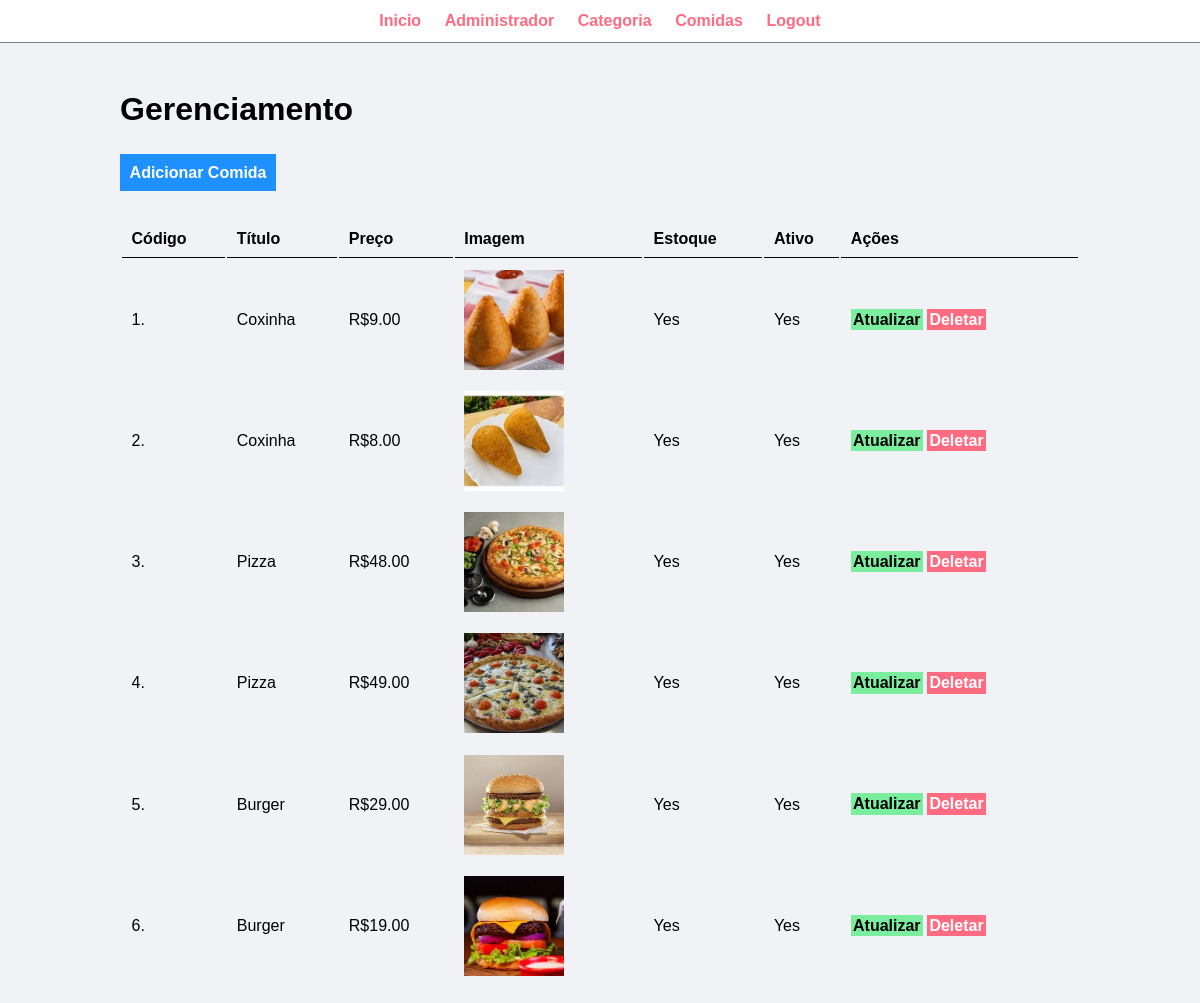
The page /admin/manage-food.php (signed in) on the database its author committed.
### tables this page shows
CREATE TABLE `tbl_food` (
  `id` int(10) UNSIGNED NOT NULL,
  `title` varchar(100) NOT NULL,
  `description` text NOT NULL,
  `price` decimal(10,2) NOT NULL,
  `image_name` varchar(255) NOT NULL,
  `category_id` int(10) UNSIGNED NOT NULL,
  `featured` varchar(10) NOT NULL,
  `active` varchar(10) NOT NULL
);

### admin/manage-food.php (the view, shortened to what this page needs)
<?php include('partials/menu.php'); ?>
<div class="main-content">
    <div class="wrapper">
        <h1>Gerenciamento</h1>
        <br /><br />
        <a href="<?php echo SITEURL; ?>admin/add-food.php" class="btn-primary">Adicionar Comida</a>
        <br /><br /><br />
        <table class="tbl-full">
            <tr>
                <th>Código</th>
                <th>Título</th>
                <th>Preço</th>
                <th>Imagem</th>
                <th>Estoque</th>
                <th>Ativo</th>
                <th>Ações</th>
            </tr>
            <?php
                        $sql = "SELECT * FROM tbl_food";
                        $res = mysqli_query($conn, $sql);
                        $count = mysqli_num_rows($res);
                        $sn=1;
                        if($count>0)
                        {
                            while($row=mysqli_fetch_assoc($res))
                            {
                                $id = $row['id'];
                                $title = $row['title'];
                                $price = $row['price'];
                                $image_name = $row['image_name'];
                                $featured = $row['featured'];
                                $active = $row['active'];
                                ?>
            <tr>
                <td><?php echo $sn++; ?>. </td>
                <td><?php echo $title; ?></td>
                <td>R$<?php echo $price; ?></td>
                <td>
                    <?php
                                            if($image_name=="")
                                            {
                                                echo "<div class='error'>Imagem não foi Adicionada.</div>";
                                            }
                                            else
                                            {
                                                ?>
                    <img src="<?php echo SITEURL; ?>images/food/<?php echo $image_name; ?>" width="100px">
                    <?php
                                            }
                                        ?>
                </td>
                <td><?php echo $featured; ?></td>
                <td><?php echo $active; ?></td>
                <td>
                    <a href="<?php echo SITEURL; ?>admin/update-food.php?id=<?php echo $id; ?>"
                        class="btn-secondary">Atualizar</a>
                    <a href="<?php echo SITEURL; ?>admin/delete-food.php?id=<?php echo $id; ?>&image_name=<?php echo $image_name; ?>"
                        class="btn-danger">Deletar</a>
                </td>
            </tr>
            <?php
                            }
                        }
                        else
                        {
                            echo "<tr> <td colspan='7' class='error'> Comida não adicionada. </td> </tr>";
                        }
                    ?>
        </table>
    </div>
</div>

### css/admin.css (style rules this page uses)
* { margin: 0; padding: 0; font-family: Arial, Helvetica, sans-serif; }
.wrapper { padding: 1%; width: 80%; margin: 0 auto; }
.tbl-full { width: 100%; }
table tr th { border-bottom: 1px solid rgb(0, 0, 0); padding: 1%; text-align: left; }
table tr td { padding: 1%; }
.btn-primary { background-color: #1e90ff; padding: 1%; color: white; text-decoration: none; font-weight: bold; }
.btn-secondary { background-color: #7bed9f; padding: 1%; color: black; text-decoration: none; font-weight: bold; }
.btn-danger { background-color: #ff6b81; padding: 1%; color: white; text-decoration: none; font-weight: bold; }
.main-content { background-color: #f1f2f6; padding: 3% 0; }
body { background: #fff; }

### rows shown on the page
tbl_food: title "Coxinha", price "9.00", image_name (picture), featured "Yes", active "Yes"
tbl_food: title "Coxinha", price "8.00", image_name (picture), featured "Yes", active "Yes"
tbl_food: title "Pizza", price "48.00", image_name (picture), featured "Yes", active "Yes"
tbl_food: title "Pizza", price "49.00", image_name (picture), featured "Yes", active "Yes"
tbl_food: title "Burger", price "29.00", image_name (picture), featured "Yes", active "Yes"
tbl_food: title "Burger", price "19.00", image_name (picture), featured "Yes", active "Yes"
